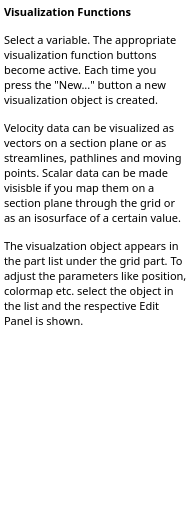
<ui version="4.0" >
 <class>GridVisualizationPanelHelpBase</class>
 <widget class="QWidget" name="GridVisualizationPanelHelpBase" >
  <property name="geometry" >
   <rect>
    <x>0</x>
    <y>0</y>
    <width>191</width>
    <height>513</height>
   </rect>
  </property>
  <property name="sizePolicy" >
   <sizepolicy vsizetype="Expanding" hsizetype="Preferred" >
    <horstretch>0</horstretch>
    <verstretch>0</verstretch>
   </sizepolicy>
  </property>
  <property name="baseSize" >
   <size>
    <width>200</width>
    <height>500</height>
   </size>
  </property>
  <property name="windowTitle" >
   <string>Form2</string>
  </property>
  <layout class="QGridLayout" >
   <property name="margin" >
    <number>0</number>
   </property>
   <property name="spacing" >
    <number>0</number>
   </property>
   <item row="0" column="0" >
    <widget class="QTextBrowser" name="vrpTextBrowserInstruction" >
     <property name="sizePolicy" >
      <sizepolicy vsizetype="Expanding" hsizetype="Expanding" >
       <horstretch>0</horstretch>
       <verstretch>0</verstretch>
      </sizepolicy>
     </property>
     <property name="minimumSize" >
      <size>
       <width>0</width>
       <height>0</height>
      </size>
     </property>
     <property name="font" >
      <font>
       <family>Droid Sans</family>
       <pointsize>8</pointsize>
      </font>
     </property>
     <property name="toolTip" >
      <string/>
     </property>
     <property name="frameShape" >
      <enum>QFrame::NoFrame</enum>
     </property>
     <property name="lineWidth" >
      <number>1</number>
     </property>
     <property name="html" >
      <string>&lt;!DOCTYPE HTML PUBLIC "-//W3C//DTD HTML 4.0//EN" "http://www.w3.org/TR/REC-html40/strict.dtd">
&lt;html>&lt;head>&lt;meta name="qrichtext" content="1" />&lt;style type="text/css">
p, li { white-space: pre-wrap; }
&lt;/style>&lt;/head>&lt;body style=" font-family:'Droid Sans'; font-size:8pt; font-weight:400; font-style:normal;">
&lt;p style=" margin-top:0px; margin-bottom:0px; margin-left:0px; margin-right:0px; -qt-block-indent:0; text-indent:0px;">&lt;span style=" font-weight:600;">Visualization Functions&lt;/span> &lt;/p>
&lt;p style=" margin-top:12px; margin-bottom:12px; margin-left:0px; margin-right:0px; -qt-block-indent:0; text-indent:0px;">Select a variable. The appropriate visualization function buttons become active. Each time you press the "New..." button a new visualization object is created. &lt;/p>
&lt;p style=" margin-top:12px; margin-bottom:12px; margin-left:0px; margin-right:0px; -qt-block-indent:0; text-indent:0px;">Velocity data can be visualized as vectors on a section plane or as streamlines, pathlines and moving points. Scalar data can be made visisble if you map them on a section plane through the grid or as an isosurface of a certain value. &lt;/p>
&lt;p style=" margin-top:12px; margin-bottom:12px; margin-left:0px; margin-right:0px; -qt-block-indent:0; text-indent:0px;">The visualzation object appears in the part list under the grid part. To adjust the parameters like position, colormap etc. select the object in the list and the respective Edit Panel is shown. &lt;/p>&lt;/body>&lt;/html></string>
     </property>
     <property name="text" stdset="0" >
      <string>&lt;!DOCTYPE HTML PUBLIC "-//W3C//DTD HTML 4.0//EN" "http://www.w3.org/TR/REC-html40/strict.dtd">
&lt;html>&lt;head>&lt;meta name="qrichtext" content="1" />&lt;style type="text/css">
p, li { white-space: pre-wrap; }
&lt;/style>&lt;/head>&lt;body style=" font-family:'Sans Serif'; font-size:9pt; font-weight:400; font-style:normal;">
&lt;p style="-qt-paragraph-type:empty; margin-top:12px; margin-bottom:12px; margin-left:0px; margin-right:0px; -qt-block-indent:0; text-indent:0px;">&lt;/p>&lt;/body>&lt;/html></string>
     </property>
    </widget>
   </item>
  </layout>
 </widget>
 <layoutdefault spacing="6" margin="11" />
 <pixmapfunction>qPixmapFromMimeSource</pixmapfunction>
 <resources/>
 <connections/>
</ui>
